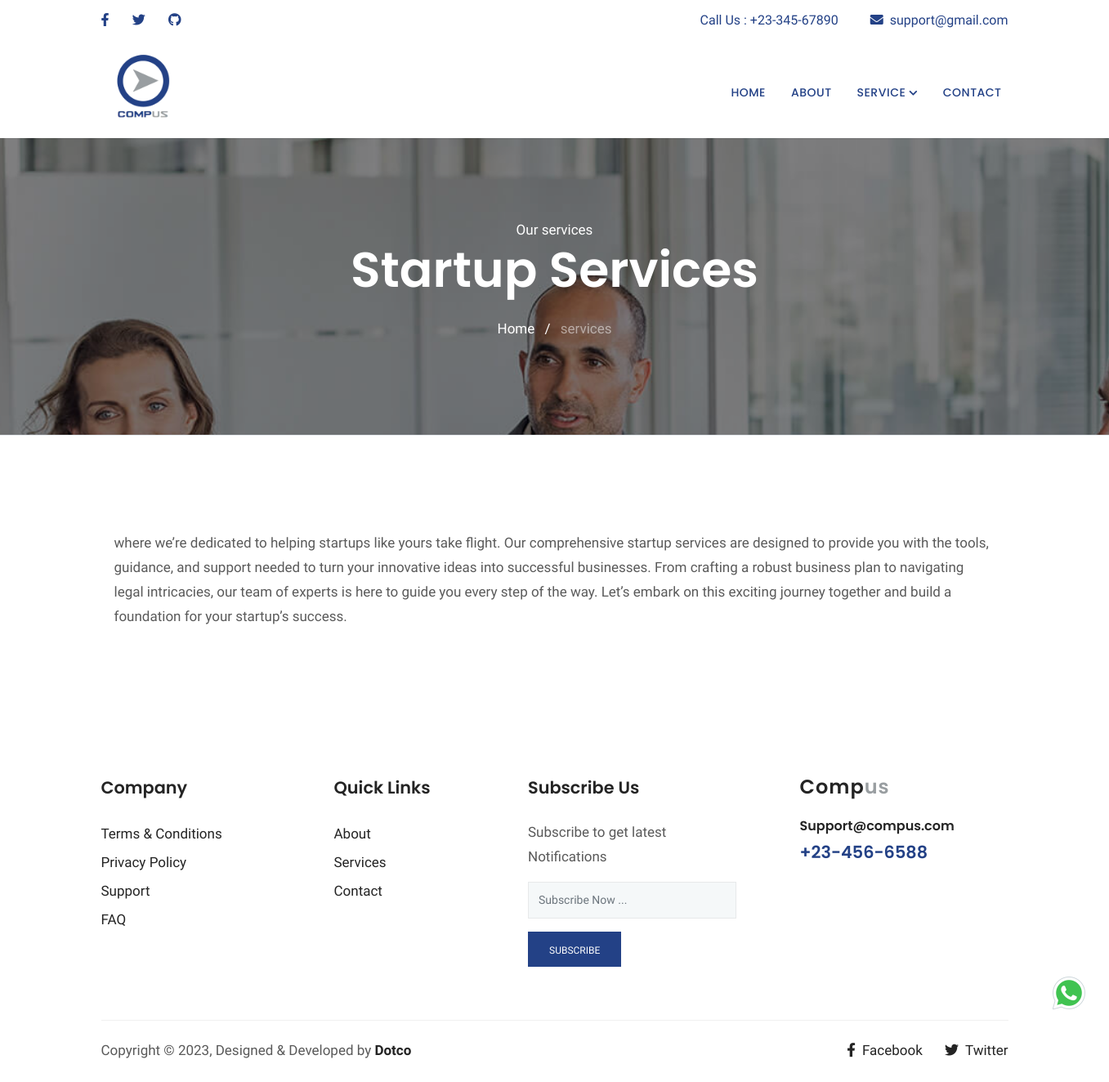
/service/5/, run on the app's committed database.
### base/models.py (models this page shows, shortened)
class Service(models.Model):
    name = models.CharField(max_length=255)
    description = models.TextField(null=True)
    subs = models.ManyToManyField(SubService, blank=True)
    icon = models.CharField(max_length=255, help_text="themify-icons name eg: car, home, user, etc", null=True, blank=True)
    class Meta:
        db_table = ""
        verbose_name = "Service"
        verbose_name_plural = "Services"

### base/views.py (the view)
# urls.py: path('service/<int:id>/', service_list, name='service-detail'),
def service_list(request, id):
    services = Service.objects.all()
    service = Service.objects.get(id=id)
    return render(
        request, "service-list.html", {"service": service, "services": services}
    )

### templates/service-list.html (shortened to what this page needs)
{% extends "base.html" %} {% block content %}
<section class="page-title bg-1">
  <div class="container">
    <div class="row">
      <div class="col-md-12">
        <div class="block text-center">
          <span class="text-white">Our services</span>
          <h1 class="text-capitalize mb-4 text-lg">{{service.name}}</h1>
          <ul class="list-inline">
            <li class="list-inline-item">
              <a href="index.html" class="text-white">Home</a>
            </li>
            <li class="list-inline-item"><span class="text-white">/</span></li>
            <li class="list-inline-item text-white-50">services</li>
          </ul>
        </div>
      </div>
    </div>
  </div>
</section>
<section class="section service border-top pb-5">
  <div class="container">
    <div class="row">
      <div class="col-lg-12">
        <div class="about-item p-3 mb-5 mb-lg-0">
          <p>{{service.description}}</p>
        </div>
      </div>
    </div>
  </div>
</section>
{% endblock content %}

### static/css/style.css (style rules this page uses)
html { overflow-x: hidden; }
body { line-height: 1.5; font-family: "Hind", serif; -webkit-font-smoothing: antialiased; font-size: 17px; color: rgba(0, 0, 0, 0.65); }
h1, .h1, h2, .h2, h3, .h3, h4, .h4, h5, .h5, h6, .h6 { font-family: "Poppins", sans-serif; font-weight: 600; color: #242424; }
h1, .h1 { font-size: 2.5rem; }
p { line-height: 30px; }
.section { padding: 100px 0; }
.overly, .hero-img, .cta, .slider, .page-title { position: relative; }
.overly:before, .hero-img:before, .cta:before, .slider:before, .page-title:before { content: ""; position: absolute; left: 0; top: 0; bottom: 0; right: 0; width: 100%; height: 100%; opacity: 0.5; background: #000; }
.text-lg { font-size: 3.75rem; }
a { color: #242424; text-decoration: none; }
.page-title { padding: 100px 0; }
.page-title .block h1 { color: #fff; }
.bg-1 { background: url("../images/bg/home-2.jpg") no-repeat fixed 50% 50%; background-size: cover; }
.service p { text-align: left; }

### data on the page
Service: name "Startup Services", description "where we’re dedicated to helping startups like yours take flight. Our comprehensive startup services are designed to provide you with the tools, guidance, and support needed to turn your innovative ideas into successful businesses. From crafting a robust business plan to navigating legal intricacies, our team of experts is here to guide you every step of the way. Let’s embark on this exciting journey together and build a foundation for your startup’s success."
